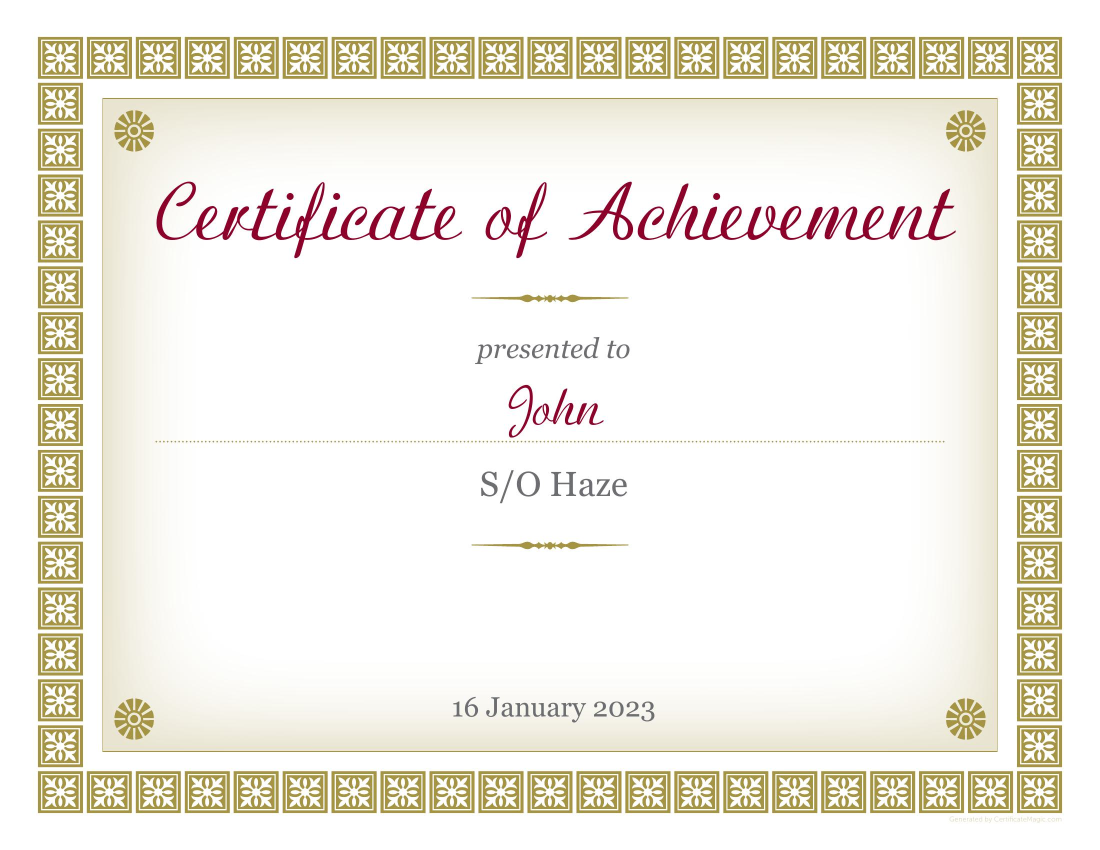
#> input picture Certificates jpg/1.jpg, 2200 x 1700 px, found by its file name (shown at 1/2 size); its folder holds only this picture in this run
$ jupyter execute --allow-errors 'QR generator.ipynb'   (shell and % lines are left out)   (older library calls are emulated)
#> lines starting #> are read from the running program, lines starting #| are printed output that depends on the picture
# QR code generation

[cell 1]
# Adding required libraries

[cell 2]
# Required imports

import pandas as pd
import qrcode
import os
import qrcode
from PIL import Image
from pdf2image import convert_from_path
from PIL import Image, ImageDraw, ImageFilter
from pdf2image import convert_from_path
from PIL import Image

[cell 3]
# Required paths

rootPath = os.path.realpath("C://Users/AwalpreetKaur/Desktop/Python/Trial 2") #Folder in which all files are present
qrCodesFolderPath = os.path.join(rootPath, "QR codes")
jpgCertificatesFolder = os.path.join(rootPath, "Certificates jpg")
originalCertificatesPath = os.path.join(rootPath, "Original certificates")
finalOutputFolder = os.path.join(rootPath, "Final certificates jpg")
originalCertificatesPath = os.path.join(rootPath, "Original certificates")
pdfFinalCertificates = os.path.join(rootPath, "Final certificates pdf")

Logo_link = 'svsu_logo.jpg' #Put logo in the root path only
file =('List.xlsx') #Put excel file in root path only

#Some imp library path
popperPath = "C://Users/AwalpreetKaur/Downloads/Release-22.12.0-0/poppler-22.12.0/Library/bin"

#> (a cell that did not finish here is left out)

#> (a cell that did not finish here is left out)

#> (a cell that did not finish here is left out)

[cell 7]
# Merge qr code and jpg certificate

for certi in os.listdir(jpgCertificatesFolder):
    qr = os.path.join(qrCodesFolderPath, certi)
    cert = os.path.join(jpgCertificatesFolder, certi)

    certiImg = Image.open(cert)
#> certiImg is the input picture: PIL image 2200x1700 RGB; mean R, G, B 241.3, 237.8, 228
    qrImg = Image.open(qr)

    #Checking size of QR code
    width, height = qrImg.size
#> width = 2200; height = 1700

    # Setting new size
    qrImg = qrImg.resize((400, 400))
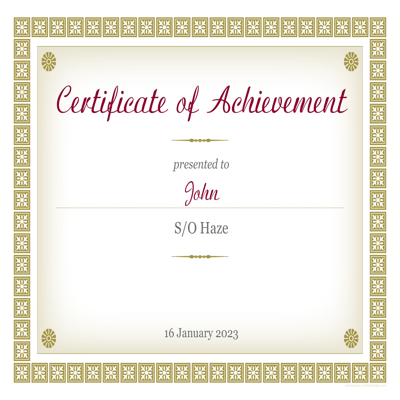
#> qrImg: PIL image 400x400 RGB; mean R, G, B 241.2, 237.7, 227.8

    # Setting location of qr code on certificate
    certiImg.paste(qrImg,(1000, 1000))

    #Final save
    certiImg.save(os.path.join(finalOutputFolder, certi), quality=100)

    print("Saved ", certi)

print("FINISH!!")
